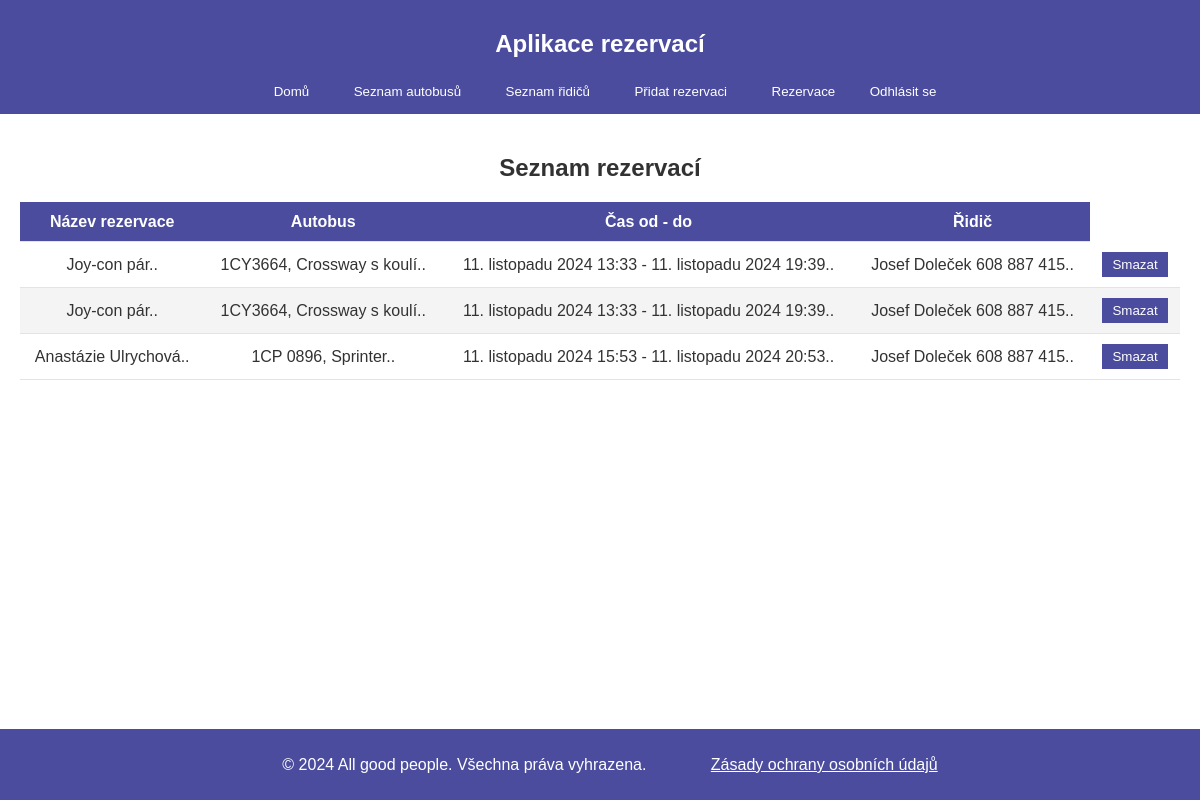
Before: /depo/reservations/ (signed in) with the older database file.
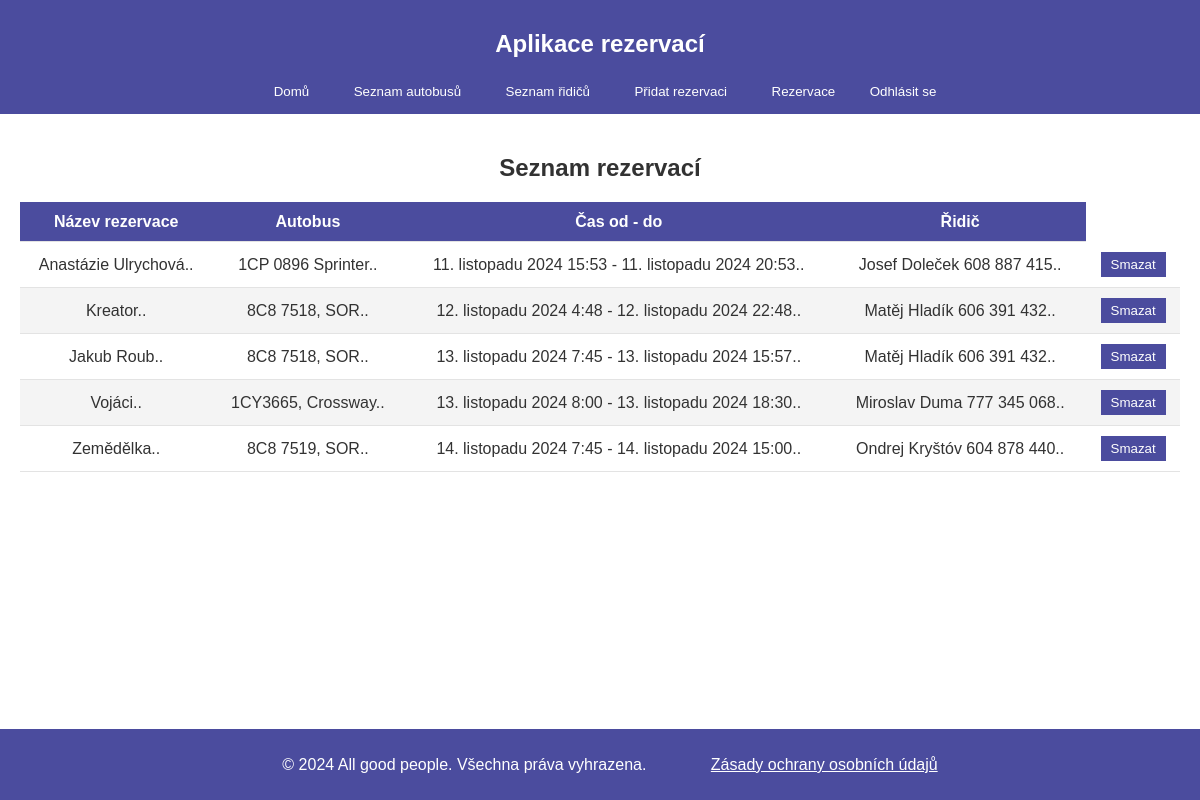
After: the same page with the newer database file.
### depo/models.py (models this page shows, shortened)
class Reservation(models.Model):
    name = models.CharField(max_length=100)  # pro koho se jede
    start_time = models.DateTimeField()  # kdy se začíná
    end_time = models.DateTimeField()    # kdy končí
    bus = models.ForeignKey(Bus, on_delete=models.CASCADE)
    driver = models.ForeignKey(Driver, on_delete=models.CASCADE)

class Bus(models.Model):
    name = models.CharField(max_length=100)
    seats = models.CharField(max_length=10)  # např. "45+1"
    is_ready = models.BooleanField(default=True)  # indikace dostupnosti autobusu

class Driver(models.Model):
    name = models.CharField(max_length=100)
    last_rest_day = models.DateField(default=timezone.now)  # poslední den volna
    is_on_rest = models.BooleanField(default=False)  # Indikace, zda je řidič na volnu

### depo/views.py (the view)
# urls.py: path('reservations/', views.reservation_list, name='reservation_list'),
@login_required
def reservation_list(request):
    reservations = Reservation.objects.all()
    return render(request, 'depo/reservation_list.html', {'reservations': reservations})

### depo/templates/depo/reservation_list.html
{% extends "depo/home.html" %}
{% block content %}
<section>
    <h2 style="text-align: center;">Seznam rezervací</h2>
    <table>
        <thead>
            <tr>
                <th>Název rezervace</th>
                <th>Autobus</th>
                <th>Čas od - do</th>
                <th>Řidič</th>
            </tr>
        </thead>
        <tbody>
            {% for reservation in reservations %}
            <tr>
                <td>{{  reservation.name }}..</td>
                <td>{{  reservation.bus.name }}..</td>
                <td>{{  reservation.start_time }} - {{  reservation.end_time }}..</td>
                <td>{{  reservation.driver.name }}.. </td>
                <td>
                    <a href="{% url 'depo:delete_reservation' reservation.id %}" onclick="return confirm('Opravdu chcete tuto rezervaci smazat?');">
                        <button type="button">Smazat</button>
                    </a>
                </td>
            </tr>
            {% endfor %}
        </tbody>
    </table>
</section>
{% endblock %}

### depo/templates/depo/home.html (shortened to what this page needs)
{% load static %}
<!DOCTYPE html>
<html lang="cs">
<head>
    <link rel="stylesheet" type="text/css" href="{% static 'base.css' %}">
</head>
<body>
    <header>
        <h2>Aplikace rezervací</h2>
        <nav>
            <a href="{% url 'depo:home' %}"><button type="submit">Domů</button></a>
            <a href="{% url 'depo:bus_list' %}"><button type="submit">Seznam autobusů</button></a>
            <a href="{% url 'depo:driver_list' %}"><button type="submit">Seznam řidičů</button></a>
            <a href="{% url 'depo:add_reservation' %}"><button type="submit">Přidat rezervaci</button></a>
            <a href="{% url 'depo:reservation_list' %}"><button type="submit">Rezervace</button></a>
            {% if user.is_authenticated %}
                <form action="{% url 'logout' %}" method="post" style="display:inline;">
                    <button type="submit">Odhlásit se</button>
                </form>
            {% else %}
                <a href="{% url 'depo:register' %}"><button type="submit">Registrovat se</button></a>
                <a href="{% url 'depo:login' %}"><button type="submit">Přihlásit se</button></a>
            {% endif %}
        </nav>
    </header>
    <main>
        {% block content %}{% endblock %}
    </main>
    <footer>
        <p style="text-align: center;">&copy; 2024 All good people. Všechna práva vyhrazena.
            <a href="{% static 'depo/privacy_policy.txt' %}" target="_blank" style="color: white; margin-left: 60px;">Zásady ochrany osobních údajů</a>
        </p>
    </footer>
</body>
</html>

### depo/static/base.css (style rules this page uses)
body { font-family: Arial, sans-serif; margin: 0; padding: 0; display: flex; opacity: 0.8; flex-direction: column; line-height: 1.2; min-height: 100vh; background-image: linear-gradient(rgba(255, 255, 255, 0.7), rgba(255, 255, 255, 0.7)), url('/static/depo/images/pferd.jpg'); background-size: cover; background-position: center; }
header { background-color: #1f2086; color: #fff; padding: 10px; text-align: center; }
article, section { margin-bottom: 0; padding: 0; background-color: #fff; }
nav a { color: #fff; margin: 0 10px; text-decoration: none; }
main { flex-grow: 1; padding: 20px; }
footer { background-color: #1f2086; color: #fff; text-align: center; padding: 10px; position:static; bottom: 0; width: 100%; }
table { width: 100%; border-collapse: collapse; font-family: Arial, sans-serif; margin-left: auto; margin-right: auto; }
th, td { padding: 10px; text-align: center; border-bottom: 1px solid #ddd; }
thead { background-color: #1f2086; color: white; font-weight: bold; }
tbody tr:nth-child(even) { background-color: #f2f2f2; }
button { background-color: #1f2086; color: white; border: none; padding: 5px 10px; cursor: pointer; }

Changed rows visible on the page:
removed Reservation: name "Joy-con pár", bus.name "1CY3664, Crossway s koulí", start_time "11. listopadu 2024 13:33", end_time "11. listopadu 2024 19:39", driver.name "Josef Doleček 608 887 415"
removed Reservation: name "Joy-con pár", bus.name "1CY3664, Crossway s koulí", start_time "11. listopadu 2024 13:33", end_time "11. listopadu 2024 19:39", driver.name "Josef Doleček 608 887 415"
changed through a linked row, Reservation "Anastázie Ulrychová": bus.name "1CP 0896, Sprinter" → "1CP 0896 Sprinter"
added Reservation: name "Kreator", bus.name "8C8 7518, SOR", start_time "12. listopadu 2024 4:48", end_time "12. listopadu 2024 22:48", driver.name "Matěj Hladík 606 391 432"
added Reservation: name "Jakub Roub", bus.name "8C8 7518, SOR", start_time "13. listopadu 2024 7:45", end_time "13. listopadu 2024 15:57", driver.name "Matěj Hladík 606 391 432"
added Reservation: name "Vojáci", bus.name "1CY3665, Crossway", start_time "13. listopadu 2024 8:00", end_time "13. listopadu 2024 18:30", driver.name "Miroslav Duma 777 345 068"
added Reservation: name "Zemědělka", bus.name "8C8 7519, SOR", start_time "14. listopadu 2024 7:45", end_time "14. listopadu 2024 15:00", driver.name "Ondrej Kryštóv 604 878 440"
